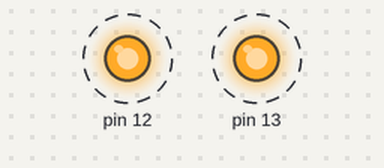
The sketch below on a simulated Arduino Uno, built with avr-gcc and run on an emulated ATmega328P. Parts: output pins drawn as LEDs (lit = HIGH). Dashed ring = blinking.

Above: at 0.5 s.
Timing chart, 0 to 4.6 s (numbered marks = the images above):
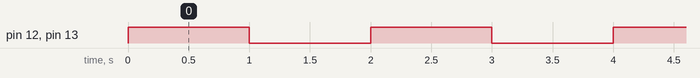

Measured:
- by itself, pin 12, pin 13: alternates HIGH for 1.0 s and LOW for 1.0 s

The sketch:

_02_BlinkTwo.ino
```cpp
struct RGB {
	int red;
	int green;
	int blue;
};
double i = 0;


void setup() {
	pinMode(13, OUTPUT);
	pinMode(12, OUTPUT);

}


void loop() {
  for (i = 1; i <= 10; i += 10) {
    digitalWrite(13, HIGH);
    digitalWrite(12, HIGH);
    delay(1000);
    digitalWrite(13, LOW);
    digitalWrite(12, LOW);
    delay(1000);
  }

}
```
